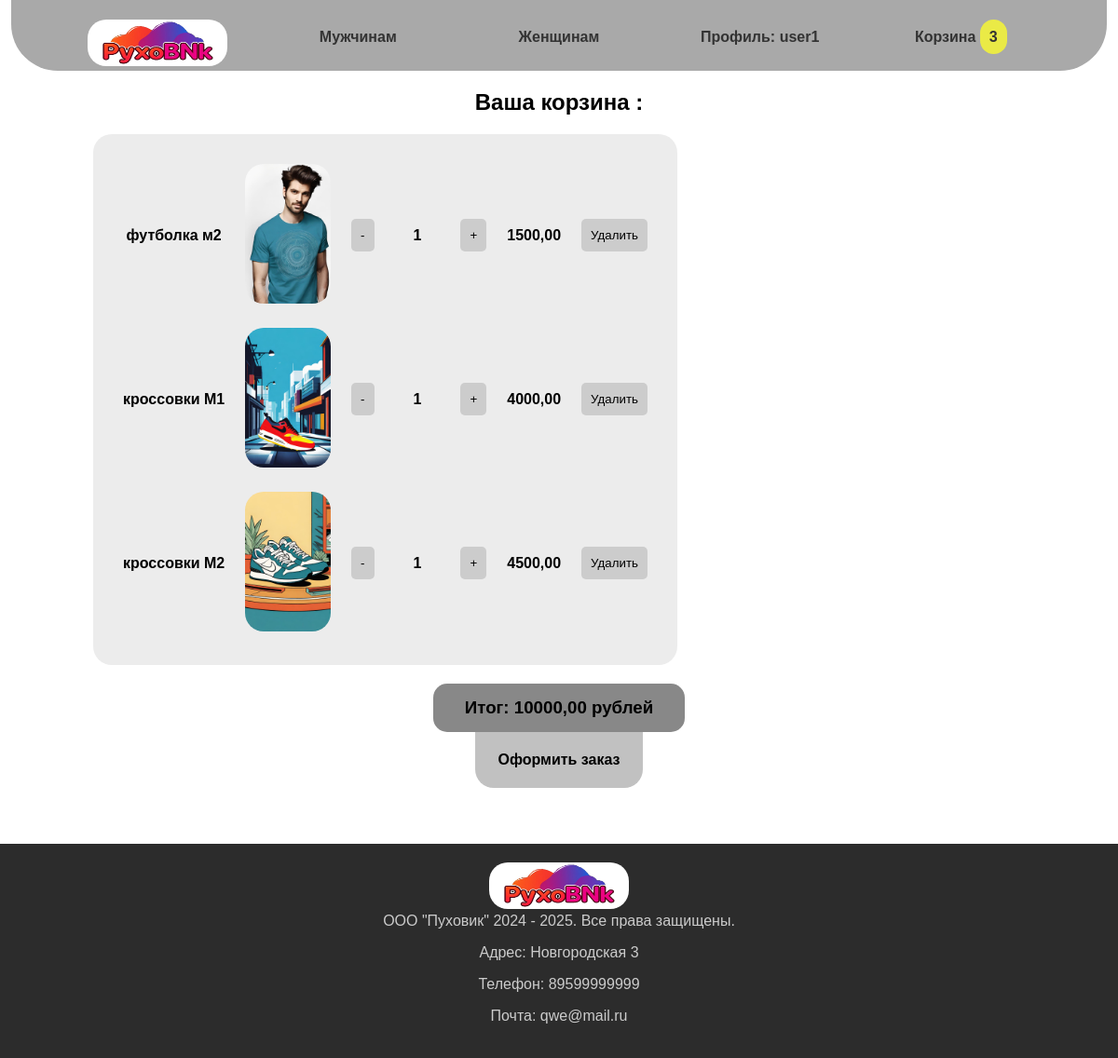
The app's page /cart/ (signed in), older data.
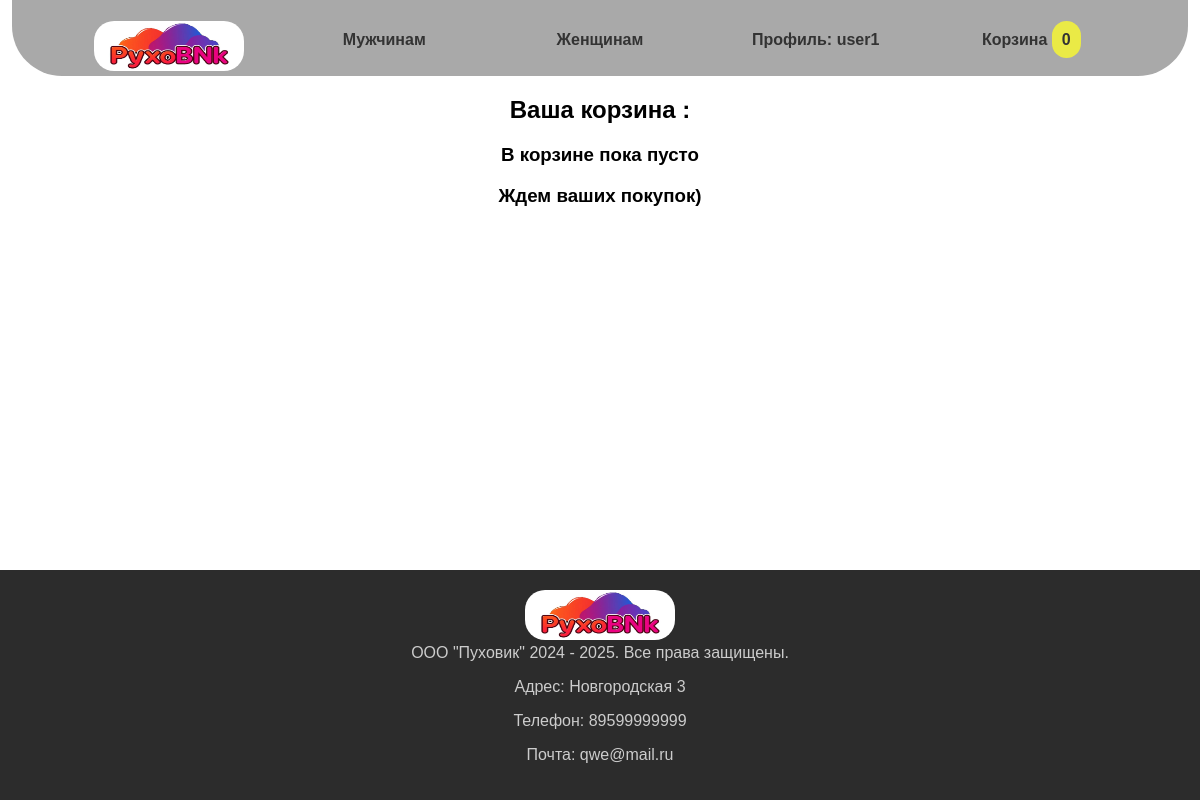
The same page, newer data.
### app/models.py (models this page shows, shortened)
class Cart(models.Model):
    tovar = models.ForeignKey(to=Tovar, on_delete=models.CASCADE)
    count = models.IntegerField(verbose_name='Количество', default=1)
    summa = models.DecimalField(max_digits=12,decimal_places=2,verbose_name='Сумма')
    user = models.ForeignKey(to=User, on_delete=models.CASCADE)

class Tovar(models.Model):
    group = models.ForeignKey(to=Group ,blank=True, null=True, on_delete=models.SET_NULL)
    name = models.CharField(max_length=50, verbose_name='Название')
    price = models.IntegerField(verbose_name='Цена', default=0)
    colors = models.ForeignKey(to=Colors, blank=True, null=True, on_delete=models.SET_NULL)
    size = models.ManyToManyField(to=Size, verbose_name='Размер')
    image = models.FileField(verbose_name='Изображение', upload_to='img/', null=True, blank=True)
    discount = models.IntegerField(verbose_name='Скидка', null=True, blank=True, default=0)
    category = models.ForeignKey(to=Category, on_delete=models.SET_NULL, null=True, blank=True)

### app/views.py (the view, shortened to what this page needs)
# urls.py: path('cart/', views.cart, name='cart'),
def cart(request):
    items = Cart.objects.filter(user_id=request.user.id)
    itemslen = len(items)
    carts = Cart.objects.filter(user_id=request.user.id)
    c = 0
    for one in carts:
        c += one.count
    total = 0
    sps = ''
    form = OrderForm()
    for one in items:
        total += one.summa
    data = {'items': items, 'total': total, 'form': form,'itemslen': itemslen,'sps':sps,'c':c,'carts':carts}
    return render(request, 'cart.html', data)

### templates/cart.html (shortened to what this page needs)
{% extends 'index.html' %}
{% load static %}
{% block head %}
    <link rel="stylesheet" href={% static 'css/menu.css' %}>
    <link rel="stylesheet" href={% static 'css/catalog.css' %}>
    <link rel="stylesheet" href={% static 'css/login.css' %}>
    <link rel="stylesheet" href={% static 'css/cart.css' %}>
{% endblock %}
{%  block content %}
<h2>Ваша корзина : </h2>
    {% if itemslen == 0 %}
        <h3>В корзине пока пусто</h3>
        <h3>Ждем ваших покупок)</h3>
    {% else %}
<table class="table">
    {% for one in items %}
    <tr>
        <td>{{ one.tovar.name }}</td>
        <td>
            <img src="{% static one.tovar.image %}" alt="" height="150px" width="auto">
        </td>
        <td>
        <a href="{% url 'edit' one.id -1 %}">
            <button> - </button>
        </a>
        </td>
            <td><span class="count">{{ one.count }}</span></td>
        <td>
        <a href="{% url 'edit' one.id 1 %}">
            <button> + </button>
        </a>
        </td>
    <td><span id="summa">{{ one.summa }}</span></td>
    <td>
        <a href="{% url 'delete' one.id %}">
        <button>Удалить</button>
        </a>
    </td>
    </tr>
    {% endfor %}
</table>
    <h3 class="itog">Итог: {{ total }} рублей</h3>
    <button class="zakazbtn" id="but1">Оформить заказ</button>
    {% endif %}
{% endblock %}

### templates/index.html (shortened to what this page needs)
<!DOCTYPE html>
{% load static %}
<html lang="ru">
<head>
    {% block head %}{% endblock %}
</head>
<body>
    <div class="main">
    {% block menu %}
        <nav>
        <ul>
            <li >
                <a href="{% url 'index' %}" id="logo"><img src="{% static 'img/pyx1.jpg' %}" alt="" height="50px" width="150px"></a>
            </li>
            <li>
                <a href="{% url 'forman' %}">Мужчинам</a>
            </li>
            <li>
                <a href="{% url 'forwoman' %}">Женщинам</a>
            </li>
            {% if user.is_authenticated %}
            <li>
                <a href="{% url 'cabinet' %}">Профиль: {{ user.username }}</a>
            </li>
            {% else %}
            <li>
                <a href='http://localhost:8001/accounts/login/'>Вход</a>
            </li>
            {% endif %}
            <li>
                <a href="{% url 'cart' %}">Корзина <span class="cartlen">{{ c }}</span></a>
            </li>
        </ul>
        </nav>
    {% endblock %}
    <div class="page">
    {% block content %}{% endblock %}
    </div>
    <footer>
    {% block footer %}
        <div class="footer">
            <img src="{% static 'img/pyx1.jpg' %}" alt="" height="50px" width="150px">
            <div>
                <span>ООО "Пуховик" 2024 - 2025. Все права защищены.</span>
                <p>
                    <a href ="https://2gis.ru/tyumen/geo/70030076203006670/65.573705%2C57.160439?m=65.574711%2C57.160456%2F16.09" id="adress">
                    Адрес: Новгородская 3
                    </a>
                </p>
                <p>Телефон: 89599999999</p>
                <p>Почта: qwe@mail.ru</p>
            </div>
        </div>
    {% endblock %}
    </footer>
    </div>
</body>
</html>

Row changes from the older to the newer data that the page shows:
removed Cart: tovar.name "футболка м2", tovar.image (picture), count "1", summa "1500,00"
removed Cart: tovar.name "кроссовки М1", tovar.image (picture), count "1", summa "4000,00"
removed Cart: tovar.name "кроссовки М2", tovar.image (picture), count "1", summa "4500,00"
Text that changed along with them:
{{ c }}: "3" → "0"
{{ total }}: "10000,00" → (not shown)
text no longer shown: "Итог: рублей Оформить заказ"
text now shown: "В корзине пока пусто Ждем ваших покупок)"
